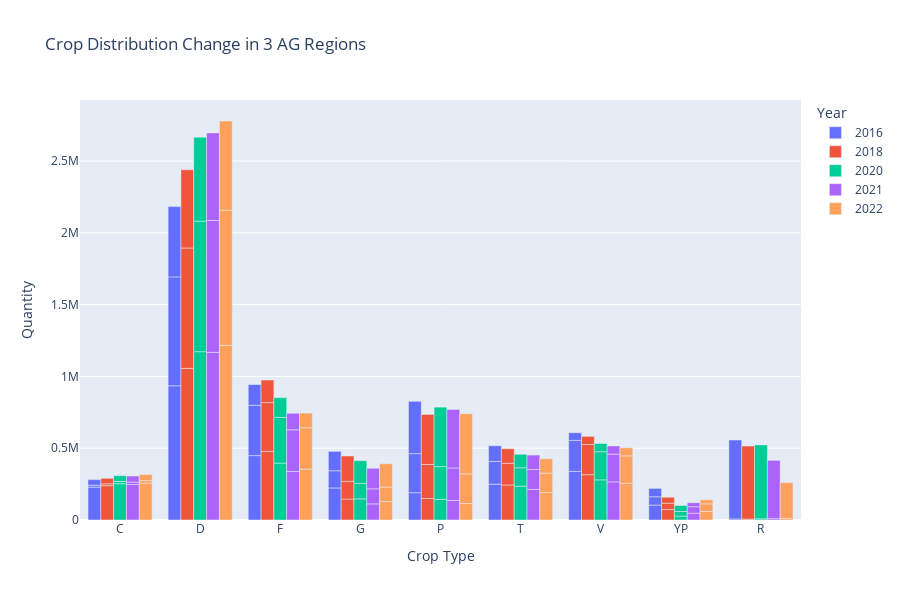

Write notebook code for a chart like this one.
### Code cell
meta_df_crops_selected = meta_df_crops.loc[meta_df_crops['Region'].isin(['Tulare Lake', 'San Joaquin River', 'Sacramento River'])]
# Create the bar plot with color based on DataFrame column
fig = px.bar(meta_df_crops_selected, x='Crop Type', y='value',
             title="Crop Distribution Change in 3 AG Regions",
             labels={'index': 'Crop Type', 'value': 'Quantity', 'Region': 'Region'},
             color='Year', 
             height=600, barmode='group')

# Show the plot
fig.show()

### Figure 1 — Plotly figure (JSON) as saved in the notebook; plotly's stock layout.template omitted (floating-point values rounded to 4 significant figures)
{"data": [{"alignmentgroup": "True", "hovertemplate": "Year=2016<br>Crop Type=%{x}<br>Quantity=%{y}<extra></extra>", "legendgroup": "2016", "marker": {"color": "#636efa", "pattern": {"shape": ""}}, "name": "2016", "offsetgroup": "2016", "orientation": "v", "showlegend": true, "textposition": "auto", "type": "bar", "x": ["C", "D", "F", "G", "P", "T", "V", "YP", "R", "C", "D", "F", "G", "P", "T", "V", "YP", "R", "C", "D", "F", "G", "P", "T", "V", "YP", "R"], "xaxis": "x", "y": [229100.0, 934800.0, 448700.0, 223300.0, 190200.0, 249500.0, 338700.0, 104000.0, null, 13160.0, 758400.0, 350100.0, 119700.0, 271800.0, 158600.0, 215900.0, 57810.0, 7638.0, 38900.0, 489500.0, 144600.0, 135100.0, 364800.0, 109000.0, 53070.0, 58230.0, 549700.0], "yaxis": "y"}, {"alignmentgroup": "True", "hovertemplate": "Year=2018<br>Crop Type=%{x}<br>Quantity=%{y}<extra></extra>", "legendgroup": "2018", "marker": {"color": "#EF553B", "pattern": {"shape": ""}}, "name": "2018", "offsetgroup": "2018", "orientation": "v", "showlegend": true, "textposition": "auto", "type": "bar", "x": ["C", "D", "F", "G", "P", "T", "V", "YP", "R", "C", "D", "F", "G", "P", "T", "V", "YP", "R", "C", "D", "F", "G", "P", "T", "V", "YP", "R"], "xaxis": "x", "y": [239000.0, 1056000.0, 477600.0, 146100.0, 149800.0, 244000.0, 315500.0, 72720.0, null, 12950.0, 838300.0, 340000.0, 123100.0, 236800.0, 151100.0, 210400.0, 44340.0, 6398.0, 38490.0, 545300.0, 157300.0, 176600.0, 348900.0, 101100.0, 56800.0, 41570.0, 508300.0], "yaxis": "y"}, {"alignmentgroup": "True", "hovertemplate": "Year=2020<br>Crop Type=%{x}<br>Quantity=%{y}<extra></extra>", "legendgroup": "2020", "marker": {"color": "#00cc96", "pattern": {"shape": ""}}, "name": "2020", "offsetgroup": "2020", "orientation": "v", "showlegend": true, "textposition": "auto", "type": "bar", "x": ["C", "D", "F", "G", "P", "T", "V", "YP", "R", "C", "D", "F", "G", "P", "T", "V", "YP", "R", "C", "D", "F", "G", "P", "T", "V", "YP", "R"], "xaxis": "x", "y": [252600.0, 1172000.0, 396500.0, 147200.0, 143900.0, 235400.0, 279600.0, 27390.0, null, 15750.0, 909000.0, 318000.0, 106600.0, 228000.0, 128400.0, 195800.0, 31850.0, 7967.0, 40470.0, 585100.0, 137600.0, 159300.0, 414100.0, 94050.0, 57380.0, 41490.0, 515100.0], "yaxis": "y"}, {"alignmentgroup": "True", "hovertemplate": "Year=2021<br>Crop Type=%{x}<br>Quantity=%{y}<extra></extra>", "legendgroup": "2021", "marker": {"color": "#ab63fa", "pattern": {"shape": ""}}, "name": "2021", "offsetgroup": "2021", "orientation": "v", "showlegend": true, "textposition": "auto", "type": "bar", "x": ["C", "D", "F", "G", "P", "T", "V", "YP", "R", "C", "D", "F", "G", "P", "T", "V", "YP", "R", "C", "D", "F", "G", "P", "T", "V", "YP", "R"], "xaxis": "x", "y": [247000.0, 1168000.0, 338200.0, 112300.0, 136600.0, 213000.0, 265500.0, 47640.0, null, 16820.0, 919400.0, 289900.0, 104900.0, 225600.0, 139200.0, 193100.0, 44770.0, 9593.0, 42410.0, 609200.0, 115300.0, 143200.0, 407800.0, 100200.0, 56940.0, 27660.0, 406000.0], "yaxis": "y"}, {"alignmentgroup": "True", "hovertemplate": "Year=2022<br>Crop Type=%{x}<br>Quantity=%{y}<extra></extra>", "legendgroup": "2022", "marker": {"color": "#FFA15A", "pattern": {"shape": ""}}, "name": "2022", "offsetgroup": "2022", "orientation": "v", "showlegend": true, "textposition": "auto", "type": "bar", "x": ["C", "D", "F", "G", "P", "T", "V", "YP", "R", "C", "D", "F", "G", "P", "T", "V", "YP", "R", "C", "D", "F", "G", "P", "T", "V", "YP", "R"], "xaxis": "x", "y": [257100.0, 1216000.0, 354000.0, 128600.0, 115000.0, 191200.0, 255100.0, 60180.0, null, 17140.0, 942000.0, 288700.0, 100700.0, 206600.0, 135400.0, 191400.0, 52210.0, 11000.0, 42680.0, 620700.0, 101700.0, 162700.0, 418600.0, 100200.0, 56650.0, 28410.0, 249400.0], "yaxis": "y"}], "layout": {"barmode": "group", "height": 600, "legend": {"title": {"text": "Year"}, "tracegroupgap": 0}, "title": {"text": "Crop Distribution Change in 3 AG Regions"}, "xaxis": {"anchor": "y", "domain": [0, 1], "title": {"text": "Crop Type"}}, "yaxis": {"anchor": "x", "domain": [0, 1], "title": {"text": "Quantity"}}}}
